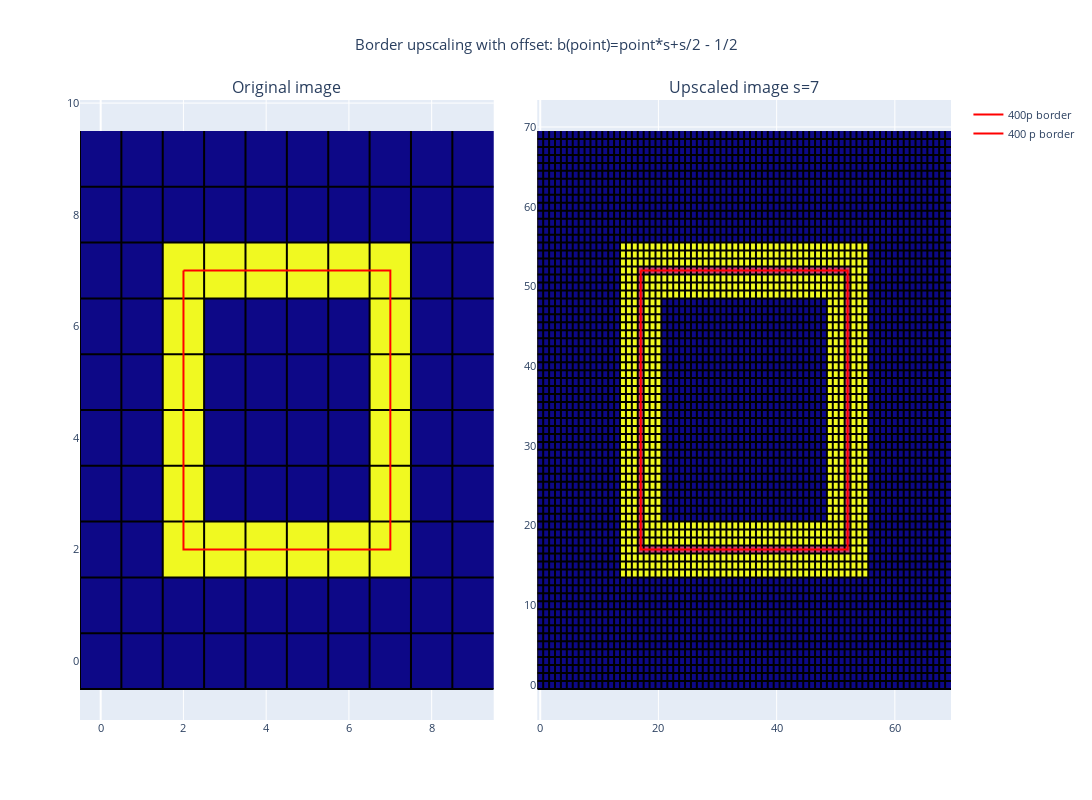

Notebook code for this chart:
### Code cell
fig = make_subplots(rows=1, cols=2, 
                    horizontal_spacing=0.05, 
                    vertical_spacing=0.1,
                    subplot_titles=('Original image', f"Upscaled image s={scale_factor}"))
# Add images to plot
base_image_fig = px.imshow(test_image)
fig.add_trace(base_image_fig.data[0], 1, 1)
xs, ys = gridlines(test_image)
fig.add_trace(go.Scatter(x=xs, y=ys, marker=dict(color='black', size=1), name=f"Pixel edges", showlegend=False), row=1, col=1)

upscaled_image_box_3 = upscaled_image_box.copy()
xs_pixel, ys_pixel = pixels_between_points(fourier_xs_with_offset, fourier_ys_with_offset)
# xs, ys = pixels_between_points(fourier_xs*scale_factor+scale_factor/2-0.5, fourier_ys*scale_factor+scale_factor/2-0.5)
for x,y in list(zip(xs_pixel,ys_pixel)):
    upscaled_image_box_3[int(x)][int(y)] = 0.5
    
upscaled_image_fig = px.imshow(upscaled_image_box_3)
fig.add_trace(upscaled_image_fig.data[0], 1, 2)
xs, ys = gridlines(upscaled_image_box_3)
fig.add_trace(go.Scatter(x=xs, y=ys, marker=dict(color='black', size=1), name=f"Pixel edges", showlegend=False), row=1, col=2)

# 400p borders
fig.add_trace(go.Scatter(x=fourier_xs, y=fourier_ys, marker=dict(color='red', size=10), name=f"400p border"), row=1, col=1)
fig.add_trace(go.Scatter(x=fourier_xs_with_offset, y=fourier_ys_with_offset, marker=dict(color='red', size=10), name=f"400 p border"), row=1, col=2)

fig.update_layout(title_text=f"Border upscaling with offset: b(point)=point*s+s/2 - 1/2", title_x=0.5, width=1400, height=800, showlegend=True, font_size=11)
fig.update(layout_coloraxis_showscale=False)
fig.show()

### Figure 1 — Plotly figure (JSON) as saved in the notebook; plotly's stock layout.template omitted (floating-point values rounded to 4 significant figures; data arrays with more than 128 entries replaced by an {"elided": "..."} marker saying what was removed)
{"data": [{"coloraxis": "coloraxis", "hovertemplate": "x: %{x}<br>y: %{y}<br>color: %{z}<extra></extra>", "name": "0", "type": "heatmap", "xaxis": "x", "yaxis": "y", "z": [[0, 0, 0, 0, 0, 0, 0, 0, 0, 0], [0, 0, 0, 0, 0, 0, 0, 0, 0, 0], [0, 0, 1, 1, 1, 1, 1, 1, 0, 0], [0, 0, 1, 0, 0, 0, 0, 1, 0, 0], [0, 0, 1, 0, 0, 0, 0, 1, 0, 0], [0, 0, 1, 0, 0, 0, 0, 1, 0, 0], [0, 0, 1, 0, 0, 0, 0, 1, 0, 0], [0, 0, 1, 1, 1, 1, 1, 1, 0, 0], [0, 0, 0, 0, 0, 0, 0, 0, 0, 0], [0, 0, 0, 0, 0, 0, 0, 0, 0, 0]]}, {"marker": {"color": "black", "size": 1}, "name": "Pixel edges", "showlegend": false, "type": "scatter", "x": [-0.5, -0.5, null, -0.5, 9.5, null, 0.5, 0.5, null, -0.5, 9.5, null, 1.5, 1.5, null, -0.5, 9.5, null, 2.5, 2.5, null, -0.5, 9.5, null, 3.5, 3.5, null, -0.5, 9.5, null, 4.5, 4.5, null, -0.5, 9.5, null, 5.5, 5.5, null, -0.5, 9.5, null, 6.5, 6.5, null, -0.5, 9.5, null, 7.5, 7.5, null, -0.5, 9.5, null, 8.5, 8.5, null, -0.5, 9.5, null], "xaxis": "x", "y": [-0.5, 9.5, null, -0.5, -0.5, null, -0.5, 9.5, null, 0.5, 0.5, null, -0.5, 9.5, null, 1.5, 1.5, null, -0.5, 9.5, null, 2.5, 2.5, null, -0.5, 9.5, null, 3.5, 3.5, null, -0.5, 9.5, null, 4.5, 4.5, null, -0.5, 9.5, null, 5.5, 5.5, null, -0.5, 9.5, null, 6.5, 6.5, null, -0.5, 9.5, null, 7.5, 7.5, null, -0.5, 9.5, null, 8.5, 8.5, null], "yaxis": "y"}, {"coloraxis": "coloraxis", "hovertemplate": "x: %{x}<br>y: %{y}<br>color: %{z}<extra></extra>", "name": "0", "type": "heatmap", "xaxis": "x2", "yaxis": "y2", "z": {"elided": "70x70 float values"}}, {"marker": {"color": "black", "size": 1}, "name": "Pixel edges", "showlegend": false, "type": "scatter", "x": {"elided": "420 float values"}, "xaxis": "x2", "y": {"elided": "420 float values"}, "yaxis": "y2"}, {"marker": {"color": "red", "size": 10}, "name": "400p border", "type": "scatter", "x": {"elided": "200 float values"}, "xaxis": "x", "y": {"elided": "200 float values"}, "yaxis": "y"}, {"marker": {"color": "red", "size": 10}, "name": "400 p border", "type": "scatter", "x": {"elided": "200 float values"}, "xaxis": "x2", "y": {"elided": "200 float values"}, "yaxis": "y2"}], "layout": {"annotations": [{"font": {"size": 16}, "showarrow": false, "text": "Original image", "x": 0.2375, "xanchor": "center", "xref": "paper", "y": 1, "yanchor": "bottom", "yref": "paper"}, {"font": {"size": 16}, "showarrow": false, "text": "Upscaled image s=7", "x": 0.7625, "xanchor": "center", "xref": "paper", "y": 1, "yanchor": "bottom", "yref": "paper"}], "coloraxis": {"showscale": false}, "font": {"size": 11}, "height": 800, "showlegend": true, "title": {"text": "Border upscaling with offset: b(point)=point*s+s/2 - 1/2", "x": 0.5}, "width": 1400, "xaxis": {"anchor": "y", "domain": [0, 0.475]}, "xaxis2": {"anchor": "y2", "domain": [0.525, 1]}, "yaxis": {"anchor": "x", "domain": [0, 1]}, "yaxis2": {"anchor": "x2", "domain": [0, 1]}}}
